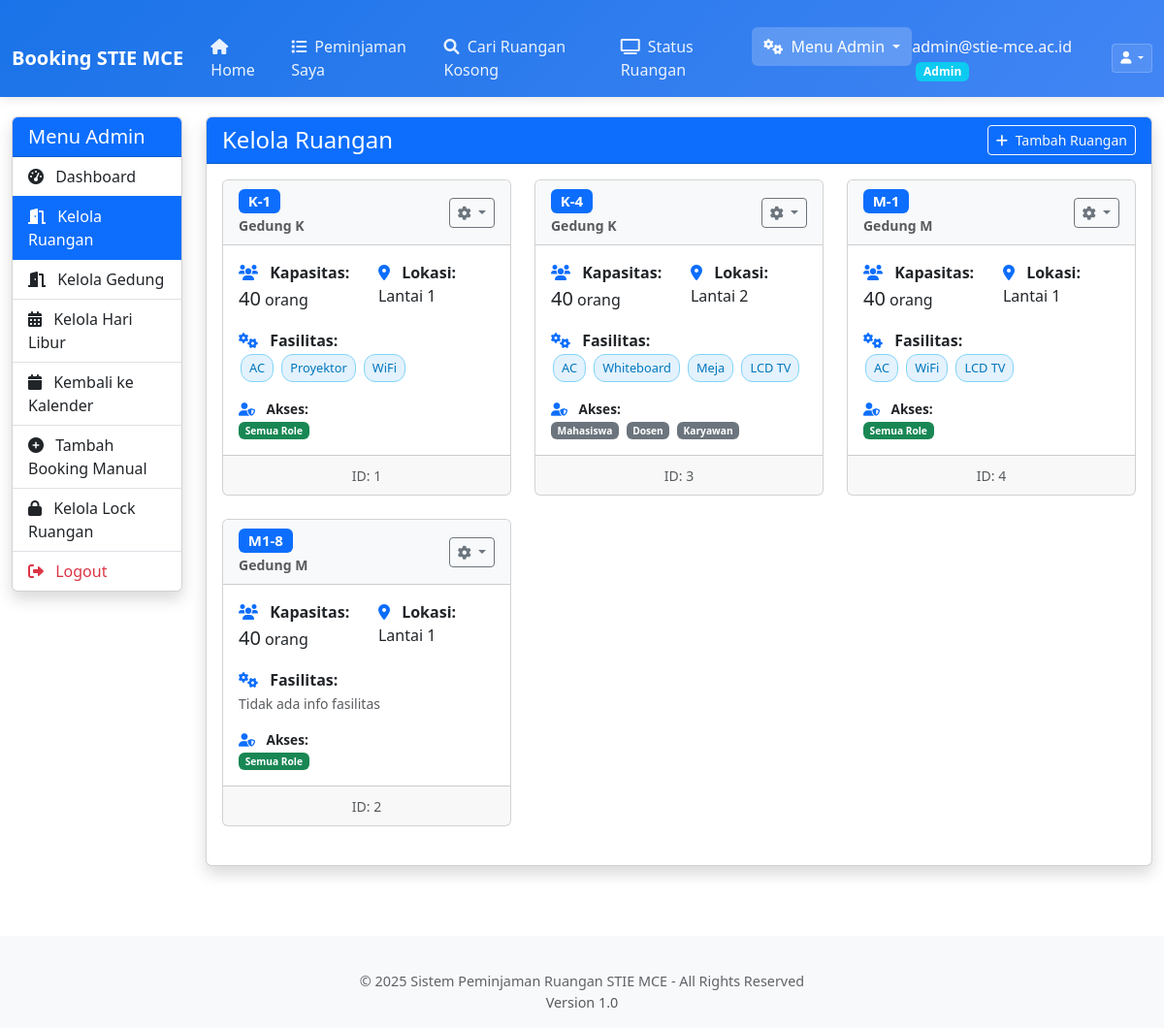
Page /admin/rooms.php (signed in) on the committed database.
### tables this page shows
CREATE TABLE `tbl_ruang` (
  `id_ruang` int(11) NOT NULL,
  `id_gedung` int(11) NOT NULL,
  `nama_ruang` varchar(100) NOT NULL,
  `kapasitas` int(11) NOT NULL,
  `lokasi` varchar(50) NOT NULL,
  `fasilitas` text DEFAULT NULL COMMENT 'Daftar fasilitas ruangan',
  `allowed_roles` set('admin','mahasiswa','dosen','karyawan') DEFAULT 'admin,mahasiswa,dosen,karyawan' COMMENT 'Role yang boleh booking ruangan ini',
  `description` text DEFAULT NULL COMMENT 'Deskripsi ruangan'
);

CREATE TABLE `tbl_gedung` (
  `id_gedung` int(11) NOT NULL,
  `nama_gedung` varchar(100) NOT NULL
);

### functions.php (called while the page is built, shortened)
<?php
function getRoomFacilities($conn, $roomId) {
    try {
        $stmt = $conn->prepare("SELECT fasilitas FROM tbl_ruang WHERE id_ruang = ?");
        $stmt->execute([$roomId]);
        $result = $stmt->fetchColumn();
        if ($result) {
            $facilities = json_decode($result, true);
            return is_array($facilities) ? $facilities : [];
        }
        return [];
    } catch (PDOException $e) {
        return [];
    }
}
?>

### admin/rooms.php (the view, shortened to what this page needs)
<?php
require_once '../config.php';
require_once '../functions.php';
$stmt = $conn->prepare("SELECT r.*, g.nama_gedung FROM tbl_ruang r
                       JOIN tbl_gedung g ON r.id_gedung = g.id_gedung
                       ORDER BY g.nama_gedung, r.nama_ruang");
$stmt->execute();
$rooms = $stmt->fetchAll();
?>
<!DOCTYPE html>
<html lang="id">
<head>
    <link rel="stylesheet" href="../style.css">
    <link rel="stylesheet" href="https://cdnjs.cloudflare.com/ajax/libs/font-awesome/6.0.0/css/all.min.css">
    <link rel="stylesheet" href="https://cdn.jsdelivr.net/npm/bootstrap@5.3.0/dist/css/bootstrap.min.css">
</head>
<body>
    <header>
        <?php include '../header.php'; ?>
    </header>
    <div class="container-fluid mt-4">
        <div class="row">
            <div class="col-md-3 col-lg-2">
                <div class="card shadow mb-4">
                    <div class="card-header bg-primary text-white">
                        <h5 class="mb-0">Menu Admin</h5>
                    </div>
                    <div class="list-group list-group-flush">
                        <a href="admin-dashboard.php" class="list-group-item list-group-item-action">
                            <i class="fas fa-tachometer-alt me-2"></i> Dashboard
                        </a>
                        <a href="rooms.php" class="list-group-item list-group-item-action active">
                            <i class="fas fa-door-open me-2"></i> Kelola Ruangan
                        </a>
                        <a href="buildings.php" class="list-group-item list-group-item-action">
                            <i class="fas fa-door-open me-2"></i> Kelola Gedung
                        </a>
                        <a href="holidays.php" class="list-group-item list-group-item-action">
                            <i class="fas fa-calendar-alt me-2"></i> Kelola Hari Libur
                        </a>
                        <a href="../index.php" class="list-group-item list-group-item-action">
                            <i class="fas fa-calendar me-2"></i> Kembali ke Kalender
                        </a>
                        <a href="admin_add_booking.php" class="list-group-item list-group-item-action <?= basename($_SERVER['PHP_SELF']) == 'admin_add_booking.php' ? 'active' : '' ?>">
                            <i class="fas fa-plus-circle me-2"></i> Tambah Booking Manual
                        </a>
                        <a href="rooms_locks.php" class="list-group-item list-group-item-action <?= basename($_SERVER['PHP_SELF']) == 'rooms_locks.php' ? 'active' : '' ?>">
                            <i class="fas fa-lock me-2"></i> Kelola Lock Ruangan
                        </a>
                        <a href="../logout.php" class="list-group-item list-group-item-action text-danger">
                            <i class="fas fa-sign-out-alt me-2"></i> Logout
                        </a>
                    </div>
                </div>
            </div>
            <div class="col-md-9 col-lg-10">
                <div class="card shadow mb-4">
                    <div class="card-header bg-primary text-white d-flex justify-content-between align-items-center">
                        <h4 class="mb-0">Kelola Ruangan</h4>
                        <button type="button" class="btn btn-sm btn-outline-light" data-bs-toggle="modal" data-bs-target="#addRoomModal">
                            <i class="fas fa-plus me-1"></i> Tambah Ruangan
                        </button>
                    </div>
                    <div class="card-body">
                        <div class="row">
                            <?php if (count($rooms) > 0): ?>
                                <?php foreach ($rooms as $room): ?>
                                    <?php
                                    $facilities = getRoomFacilities($conn, $room['id_ruang']);
                                    $allowedRoles = explode(',', $room['allowed_roles']);
                                    ?>
                                    <div class="col-lg-6 col-xl-4 mb-4">
                                        <div class="card room-card h-100">
                                            <div class="card-header bg-light d-flex justify-content-between align-items-center">
                                                <div>
                                                    <h5 class="mb-0">
                                                        <span class="badge bg-primary"><?= htmlspecialchars($room['nama_ruang']) ?></span>
                                                    </h5>
                                                    <small class="text-muted"><?= htmlspecialchars($room['nama_gedung']) ?></small>
                                                </div>
                                                <div class="dropdown">
                                                    <button class="btn btn-sm btn-outline-secondary dropdown-toggle" type="button" data-bs-toggle="dropdown">
                                                        <i class="fas fa-cog"></i>
                                                    </button>
                                                </div>
                                            </div>
                                            <div class="card-body">
                                                <div class="row mb-3">
                                                    <div class="col-6">
                                                        <i class="fas fa-users text-primary me-2"></i>
                                                        <strong>Kapasitas:</strong><br>
                                                        <span class="fs-5"><?= $room['kapasitas'] ?></span> orang
                                                    </div>
                                                    <div class="col-6">
                                                        <i class="fas fa-map-marker-alt text-primary me-2"></i>
                                                        <strong>Lokasi:</strong><br>
                                                        <?= htmlspecialchars($room['lokasi']) ?>
                                                    </div>
                                                </div>
                                                <div class="mb-3">
                                                    <i class="fas fa-cogs text-primary me-2"></i>
                                                    <strong>Fasilitas:</strong><br>
                                                    <?php if (!empty($facilities)): ?>
                                                        <?php foreach ($facilities as $facility): ?>
                                                            <span class="facility-badge facility-item"><?= htmlspecialchars($facility) ?></span>
                                                        <?php endforeach; ?>
                                                    <?php else: ?>
                                                        <small class="text-muted">Tidak ada info fasilitas</small>
                                                    <?php endif; ?>
                                                </div>
                                                <div class="role-restriction">
                                                    <i class="fas fa-user-shield text-primary me-2"></i>
                                                    <strong>Akses:</strong><br>
                                                    <?php if (count($allowedRoles) >= 4): ?>
                                                        <span class="badge bg-success">Semua Role</span>
                                                    <?php else: ?>
                                                        <?php foreach ($allowedRoles as $role): ?>
                                                            <span class="badge bg-secondary me-1"><?= ucfirst(trim($role)) ?></span>
                                                        <?php endforeach; ?>
                                                    <?php endif; ?>
                                                </div>
                                            </div>
                                            <div class="card-footer text-center">
                                                <small class="text-muted">ID: <?= $room['id_ruang'] ?></small>
                                            </div>
                                        </div>
                                    </div>
                                <?php endforeach; ?>
                            <?php endif; ?>
                        </div>
                    </div>
                </div>
            </div>
        </div>
    </div>
    <footer class="mt-5 py-3 bg-light">
        <?php include '../footer.php'; ?>
    </footer>
</body>
</html>

### style.css (style rules this page uses)
:root { --primary-color: #1a73e8; --secondary-color: #4285f4; --success-color: #0f9d58; --warning-color: #f4b400; --danger-color: #db4437; --light-color: #f8f9fa; --dark-color: #202124; --gray-color: #5f6368; }
html, body { overflow-x: hidden; width: 100%; max-width: 100vw; scroll-behavior: smooth; }
body { font-family: 'Roboto', 'Segoe UI', Arial, sans-serif; background-color: #f5f5f5; color: #333; padding-top: 76px; }
.main-content, .dashboard-container, .container, .container-fluid { margin-top: 0; padding-top: 20px; max-width: 100%; overflow-x: hidden; }
.card { border: none; border-radius: 10px; overflow: hidden; transition: all 0.3s ease; }
.card-header { font-weight: 600; border-bottom: none; }
.btn { border-radius: 6px; padding: 8px 16px; font-weight: 500; transition: all 0.3s ease; }
.badge { padding: 5px 8px; font-weight: 500; border-radius: 4px; }
footer { background-color: var(--light-color); color: var(--gray-color); text-align: center; font-size: 0.9rem; margin-top: 3rem; padding: 2rem 0; }

### admin/rooms.php (style rules this page uses)
.facility-item { display: inline-block; margin: 2px; }
.facility-badge { background-color: #e3f2fd; color: #0277bd; padding: 4px 8px; border-radius: 12px; font-size: 0.8rem; border: 1px solid #81d4fa; }
.role-restriction { font-size: 0.85rem; }
.room-card { transition: all 0.3s ease; }

### rows in the picture
tbl_ruang: nama_ruang "K-1", id_gedung.nama_gedung "Gedung K", kapasitas "40", lokasi "Lantai 1", facility "AC", facility "Proyektor", facility "WiFi", shows "Semua Role", id_ruang "1"
tbl_ruang: nama_ruang "K-4", id_gedung.nama_gedung "Gedung K", kapasitas "40", lokasi "Lantai 2", facility "AC", facility "Whiteboard", facility "Meja", facility "LCD TV", allowed_roles "Mahasiswa", allowed_roles "Dosen", allowed_roles "Karyawan", id_ruang "3"
tbl_ruang: nama_ruang "M-1", id_gedung.nama_gedung "Gedung M", kapasitas "40", lokasi "Lantai 1", facility "AC", facility "WiFi", facility "LCD TV", shows "Semua Role", id_ruang "4"
tbl_ruang: nama_ruang "M1-8", id_gedung.nama_gedung "Gedung M", kapasitas "40", lokasi "Lantai 1", shows "Tidak ada info fasilitas", shows "Semua Role", id_ruang "2"

### other values in the picture
$_SESSION['email'] "admin@stie-mce.ac.id"
$_SESSION['role'] "Admin"
$config['site_name'] "Sistem Peminjaman Ruangan STIE MCE"
